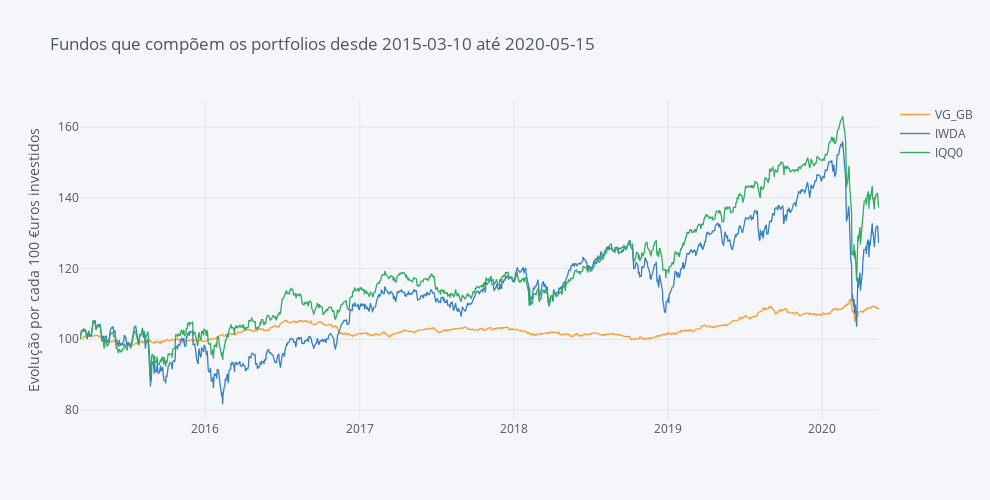

Notebook code cell kept with this figure:
### Code cell
fundos.iplot(dimensions=fa.dimensions, title='Fundos que compõem os portfolios desde ' +  Begin + ' até ' + End,
             yTitle='Evolução por cada 100 €uros investidos')

### Figure 1 — Plotly figure (JSON) as saved in the notebook; plotly's stock layout.template omitted (floating-point values rounded to 4 significant figures; data arrays with more than 128 entries replaced by an {"elided": "..."} marker saying what was removed)
{"data": [{"line": {"color": "rgba(255, 153, 51, 1.0)", "dash": "solid", "shape": "linear", "width": 1.3}, "mode": "lines", "name": "VG_GB", "text": "", "type": "scatter", "x": {"elided": "1357 str values"}, "y": {"elided": "1357 float values"}}, {"line": {"color": "rgba(55, 128, 191, 1.0)", "dash": "solid", "shape": "linear", "width": 1.3}, "mode": "lines", "name": "IWDA", "text": "", "type": "scatter", "x": {"elided": "1357 str values"}, "y": {"elided": "1357 float values"}}, {"line": {"color": "rgba(50, 171, 96, 1.0)", "dash": "solid", "shape": "linear", "width": 1.3}, "mode": "lines", "name": "IQQ0", "text": "", "type": "scatter", "x": {"elided": "1357 str values"}, "y": {"elided": "1357 float values"}}], "layout": {"height": 500, "legend": {"bgcolor": "#F5F6F9", "font": {"color": "#4D5663"}}, "paper_bgcolor": "#F5F6F9", "plot_bgcolor": "#F5F6F9", "title": {"font": {"color": "#4D5663"}, "text": "Fundos que compõem os portfolios desde 2015-03-10 até 2020-05-15"}, "width": 990, "xaxis": {"autorange": true, "gridcolor": "#E1E5ED", "range": ["2015-03-10", "2020-05-15"], "showgrid": true, "tickfont": {"color": "#4D5663"}, "title": {"font": {"color": "#4D5663"}, "text": ""}, "type": "date", "zerolinecolor": "#E1E5ED"}, "yaxis": {"autorange": true, "gridcolor": "#E1E5ED", "range": [77.16, 167.7], "showgrid": true, "tickfont": {"color": "#4D5663"}, "title": {"font": {"color": "#4D5663"}, "text": "Evolução por cada 100 €uros investidos"}, "type": "linear", "zerolinecolor": "#E1E5ED"}}}
